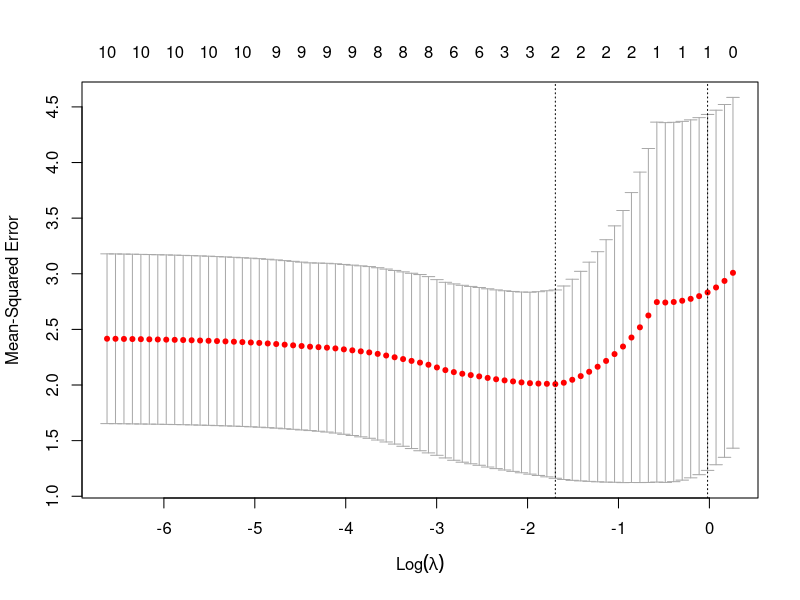

The R source for this figure:
## ---- chunk 1
library(readr)
us_hate_crimes <- read_csv("data.csv")
## ---- chunk 2
library(glmnet)
crimes <- us_hate_crimes[complete.cases(us_hate_crimes),]
crimes_model <- model.matrix(avg_hatecrimes_per_100k_fbi ~ . - state,
                             data = crimes)[,-1]
set.seed(1)
cv_result <- cv.glmnet(x = crimes_model, 
                       y = crimes$avg_hatecrimes_per_100k_fbi)
plot(cv_result)
coef(glmnet(x = crimes_model, 
            y = crimes$avg_hatecrimes_per_100k_fbi, 
            lambda = cv_result$lambda.min))
